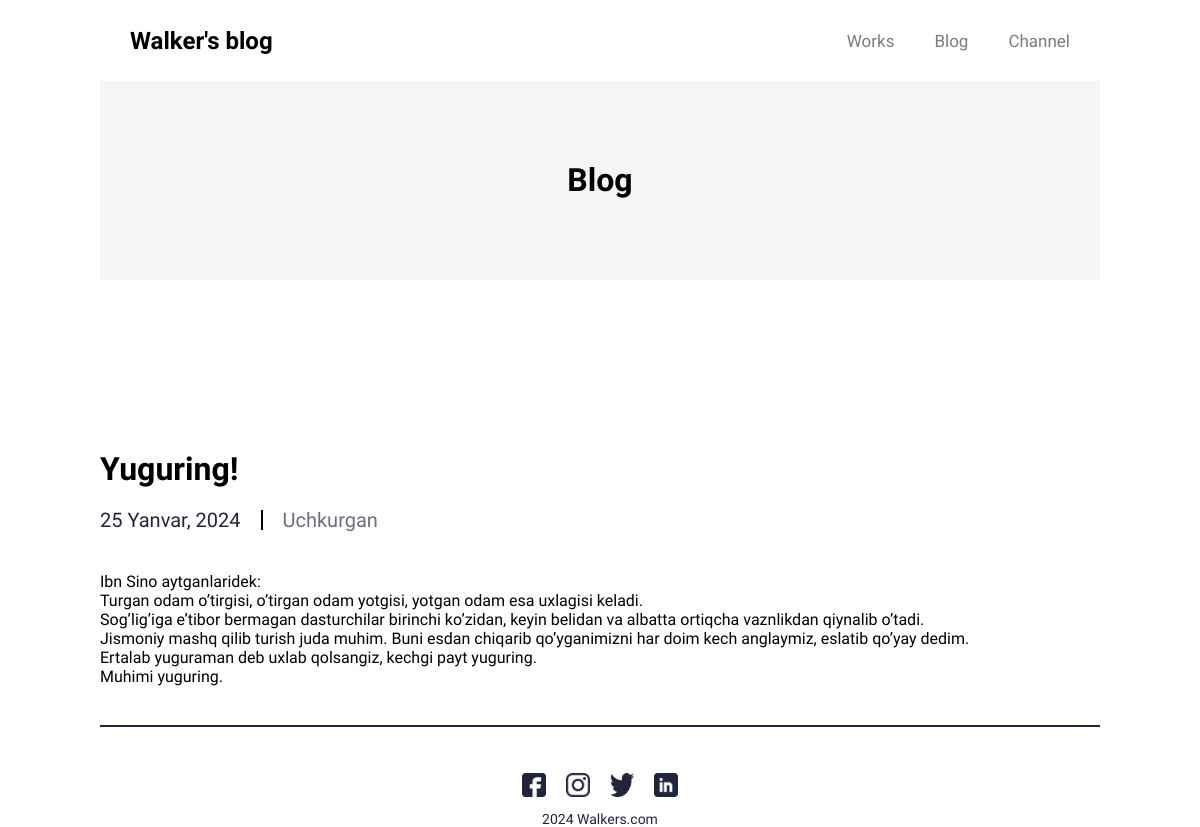
Screenshot of /blog/ with the database file from the repository.
### blog/models.py (models this page shows, shortened)
class Blog(models.Model):
    title = RichTextField()
    time = RichTextField()
    where = RichTextField()
    description = RichTextField()

### blog/views.py (the view)
# urls.py: path('blog/', BlogPageView.as_view(), name='blog'),
class BlogPageView(ListView):
    model = Blog
    template_name = 'blog.html'

### templates/blog.html (shortened to what this page needs)
{% extends 'base.html' %}
{% block content %}
        <div class="main">
            <div class="blog">
                <h1>Blog</h1>
            </div>
            {% for blog in object_list %}
            <div class="blogs">
                <h1 class="title">{{ blog.title | safe}}</h1>
                <div class="flextech">
                    <h2>{{ blog.time | safe}}</h2>
                    <div class="line"></div>
                    <h3>{{ blog.where |safe}}</h3>
                </div>
                <p class="text">
                    {{ blog.description |safe }}
                </p>
                <div class="lines"></div>
            </div>
            {% endfor %}
        </div>
{% endblock content %}

### static/css/base.css (style rules this page uses)
* { margin: 0; padding: 0; font-family: Heebo; box-sizing: border-box; transition: all ease-in-out 0.4s; }
.blog { width: 100%; height: 200px; background-color: rgb(245, 245, 245); display: flex; align-items: center; justify-content: center; position: relative; margin-bottom:150px; }
.blogs { height:auto; display:flex; display: flex; flex-direction: column; margin-top:50px; }
.title { color: #21243d; font-family: Heebo; font-size: 30px; font-style: normal; font-weight: 500; margin-top:20px; line-height: normal; }
.flextech { display: flex; align-items: center; gap: 20px; margin-top:20px; margin-bottom:20px; }
.flextech h2 { color: #21243d; font-family: Heebo; font-size: 20px; font-style: normal; font-weight: 400; line-height: normal; }
.flextech h3 { color: #6c6e7c; font-family: Heebo; font-size: 20px; font-style: normal; font-weight: 400; line-height: normal; }
.line { width: 2px; height: 20px; background-color: black; }
.text { color: #21243d; text-align:justify; margin-top:20px; font-family: Heebo; font-size: 16px; font-style: normal; font-weight: 400; line-height: normal; }
.lines { width: 100%; height: 2px; margin-top: 20px; margin-bottom: 20px; background-color: #21243d; }

### rows the page displays
Blog: title "Yuguring!", time "25 Yanvar, 2024", where "Uchkurgan", description "Ibn Sino aytganlaridek: Turgan odam o’tirgisi, o’tirgan odam yotgisi, yotgan odam esa uxlagisi keladi. Sog’lig’iga e’tibor bermagan dasturchilar birinchi ko’zidan, keyin belidan va albatta ortiqcha vaznlikdan qiynalib o’tadi. Jismoniy mashq qilib turish juda muhim. Buni esdan chiqarib qo’yganimizni har doim kech anglaymiz, eslatib qo’yay dedim. Ertalab yuguraman deb uxlab qolsangiz, kechgi payt yuguring. Muhimi yuguring."
